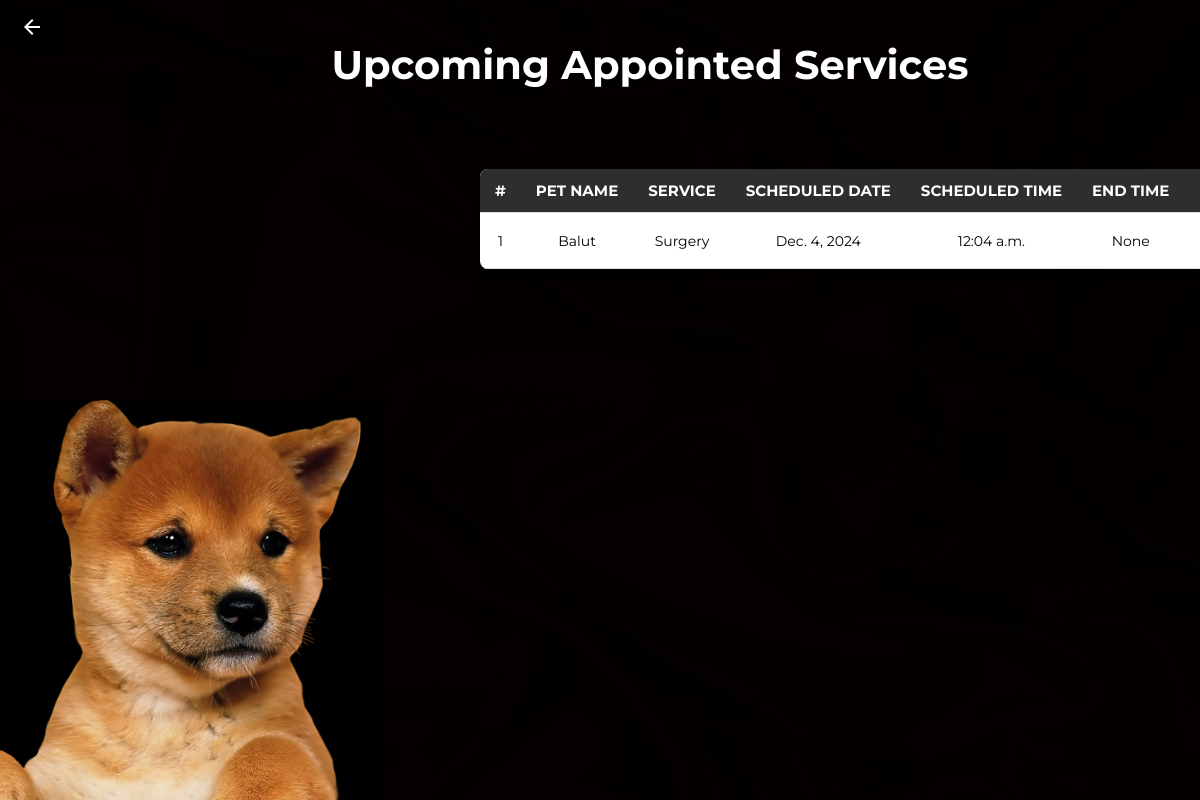
The page /user-upcoming-services/ (signed in) on the database as committed earlier.
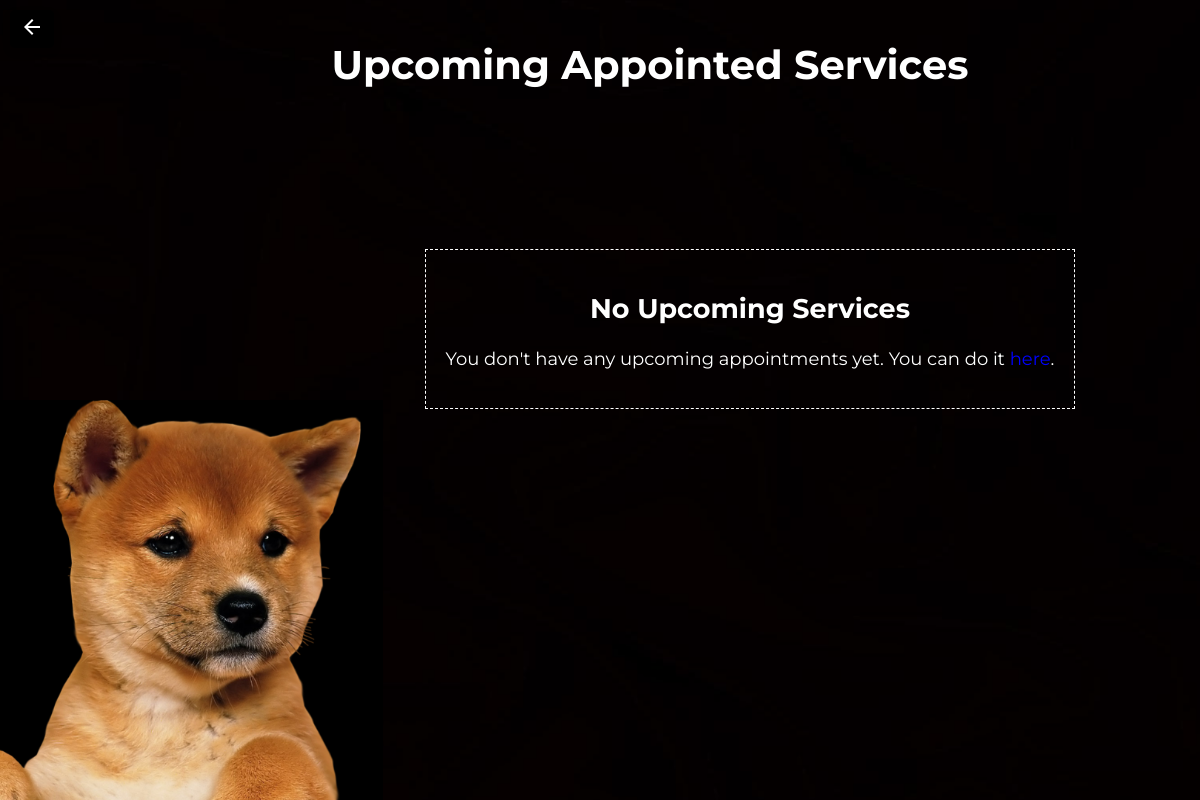
The same page on the database as committed later.
### app/models.py (models this page shows, shortened)
class ScheduledServices(models.Model):
    user = models.ForeignKey(User, on_delete=models.CASCADE, related_name="scheduled_services")
    pet_name = models.CharField(max_length=30, null=True, blank=True)
    service = models.CharField(max_length=100, null=True, blank=True)
    scheduled_date = models.DateField(null=True, blank=True)
    scheduled_time = models.TimeField(null=True, blank=True)
    end_time = models.TimeField(null=True, blank=True)
    status = models.BooleanField(default=False, null=True)
    cancelled = models.BooleanField(default=False)
    finished = models.BooleanField(default=False)

### app/views.py (the view)
# urls.py: path('user-upcoming-services/', views.upcoming_services, name="upcoming_services"),
@login_required
def upcoming_services(request):
    if request.user.is_authenticated:
        appointments = ScheduledServices.objects.filter(user=request.user, status=True, cancelled=False)
    else:
        appointments = []
    return render(request, 'user-upcoming-services.html', {'appointments': appointments})

### app/templates/user-upcoming-services.html (shortened to what this page needs)
{% load static %}
<!DOCTYPE html>
<html lang="en">
<head>
    <link rel="stylesheet" href="{% static 'css/adminapo.css' %}">
</head>
<body>
<div class="admin-apo-page">
    <a href="{% url 'home' %}" class="home-btn">
        <button class="home-btn-button">
            <svg xmlns="http://www.w3.org/2000/svg" height="24px" viewBox="0 -960 960 960" width="24px" fill="#FFFFFF">
                <path d="m313-440 224 224-57 56-320-320 320-320 57 56-224 224h487v80H313Z"/>
            </svg>
        </button>
    </a>
    <div class="admin-apo-main-text">
        <p>Upcoming Appointed Services</p>
    </div>
    {% if appointments %}
        <div class="admin-upcoming-apo-table-container">
            <table class="admin-upcoming-apo-table">
                <thead>
                    <tr>
                        <th>#</th>
                        <th>Pet Name</th>
                        <th>Service</th>
                        <th>Scheduled Date</th>
                        <th>Scheduled Time</th>
                        <th>End Time</th>
                        <th>Cancel?</th>
                    </tr>
                </thead>
                <tbody>
                    {% for appointment in appointments %}
                        <tr>
                            <td>{{ forloop.counter }}</td>
                            <td>{{ appointment.pet_name }}</td>
                            <td>{{ appointment.service }}</td>
                            <td>{{ appointment.scheduled_date }}</td>
                            <td>{{ appointment.scheduled_time }}</td>
                            <td>{{ appointment.end_time }}</td>
                            <td>
                            </td>
                        </tr>
                    {% endfor %}
                </tbody>
            </table>
        </div>
    {% else %}
        <div class="admin-apo-no-appointments">
            <h2>No Upcoming Services</h2>
            <p>You don't have any upcoming appointments yet. You can do it <a href='/schedule-services'>here</a>.</p>
        </div>
    {% endif %}
</div>
</body>
</html>

Rows that differ between the two databases and show on the page:
no longer on this page (row edited): ScheduledServices: pet_name "Balut", service "Surgery", scheduled_date "Dec. 4, 2024", scheduled_time "12:04 a.m.", end_time "None"
Other text that changed with them:
text no longer shown: "# PET NAME SERVICE SCHEDULED DATE SCHEDULED TIME END TIME"
text now shown: "No Upcoming Services You don't have any upcoming appointments yet. You can do it here ."
